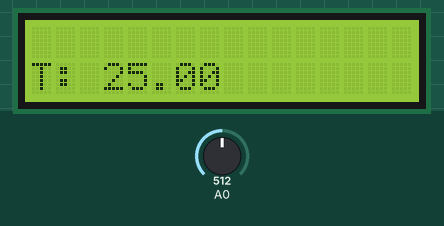
This sketch was run on a simulated Arduino Uno, built with avr-gcc and run on an emulated ATmega328P. Shown: 16×2 character LCD. The test bench sets the inputs (shaded band); at power-on: A0 = 512. What the sketch prints to the serial monitor is not drawn.

Above: at 1.2 s.
1.3 s: A0 set to 716
At 2.4 s:
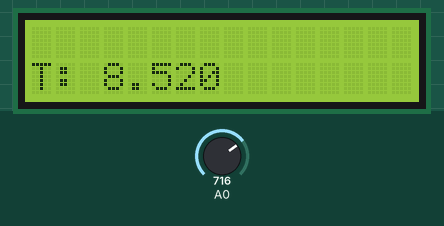
3.0 s: A0 set to 900
At 3.8 s:
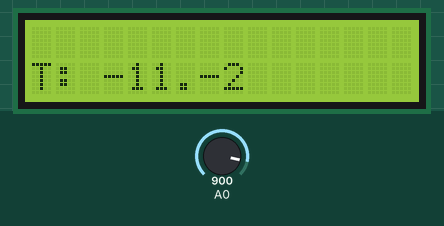
4.5 s: A0 set to 1023
At 5.2 s:
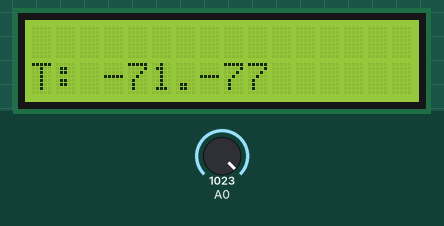
Timing chart, 0 to 7.5 s (numbered marks = the images above; inputs shaded):
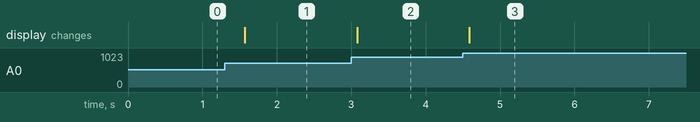

The sketch:

sketch.ino
```cpp
#include <math.h>

#include <LiquidCrystal.h>

#define A_MAX 1024.0
#define T_MIN 273.15
#define THERMISTOR_B 4300.0
#define V_IN 5.0

LiquidCrystal lcd(4, 5, 10, 11, 12, 13);

float decimal(const float value) {
    return value - (int)value;
}

void setup() {
    lcd.begin(16, 2);
    Serial.begin(9600);
}

void loop() {
    const float voltage = V_IN * analogRead(A0) / A_MAX;
    const float thermistorR = voltage / (V_IN - voltage);
    const float temperatureC = 1.0 / (1.0 / THERMISTOR_B * log(thermistorR) + 1.0 / (25.0 + T_MIN)) - T_MIN;

    Serial.print("V = ");
    Serial.print(voltage);
    Serial.print(" T = ");
    Serial.println(temperatureC);

    char temperatureString[16];
    sprintf(temperatureString, "T: %d.%02d", (int)temperatureC, (int)(decimal(temperatureC) * 100));

    lcd.setCursor(0, 1);
    lcd.print(temperatureString);

    delay(500);
}
```

Measured:
- after the input at 1.3 s, the display: changes after 0.27 s (image 1)
- after the input at 3.0 s, the display: changes after 0.08 s (image 2)
- after the input at 4.5 s, the display: changes after 0.09 s (image 3)
